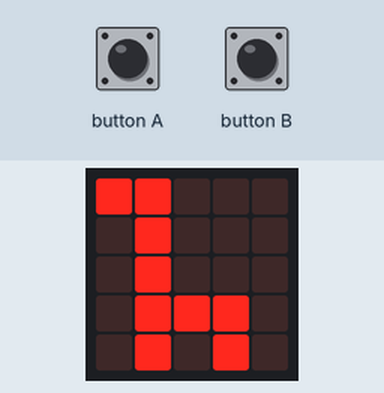
A program run on a simulated BBC micro:bit running MicroPython. Shown: the board's 5×5 LED display. The inputs (shaded band) are chosen by the test bench.

Above: at 2.2 s.
2.3 s: button A pressed for 0.15 s
At 2.7 s:
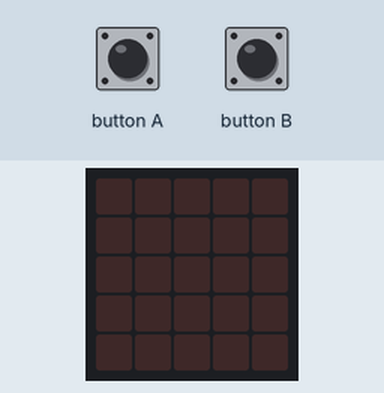
At 4.2 s:
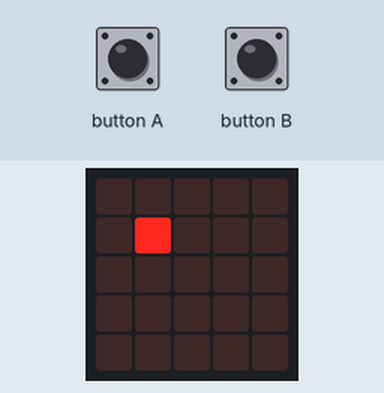
5.3 s: button B pressed for 3.2 s
At 12.2 s:
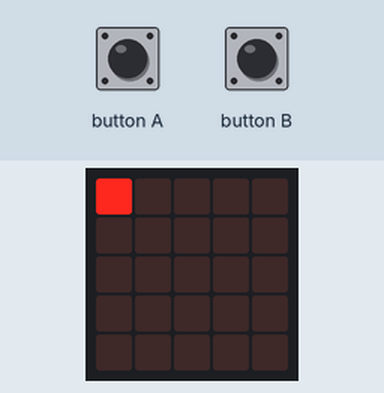
Timing chart, 0 to 13.7 s (numbered marks = the images above; inputs shaded):
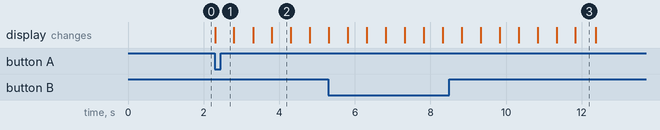

Measured:
- after the input at 2.3 s, the display: changes at once (image 1)
- what the display in image 2 shows lasts 0.5 s, from 3.8 s to 4.3 s

The program:

main.py
```python
"""
Created by: Liya G
Created on: Nov 2023
This module is a Micro:bit MicroPython program moves LED's diagonally across the microbit.
"""

from microbit import *


# variables
loop_counter = 0

# setup
display.clear()
display.show(Image.GIRAFFE)
sleep(1000)

# loop
while True:
    if button_a.is_pressed():
        # setup
        display.clear()
        loop_counter = 0

        # loop
        while loop_counter < 5:
            sleep(500)

            # show pixels x,y location
            display.set_pixel(loop_counter, loop_counter, 9)
            sleep(500)
            display.clear()

            # loop_counter goes up by 1
            loop_counter += 1

        display.show(Image.GIRAFFE)

    if button_b.is_pressed():
        # setup
        display.clear()
        loop_counter = 4

        # loop
        while loop_counter > -1:
            sleep(500)

            # show pixels x,y location
            display.set_pixel(loop_counter, loop_counter, 9)
            sleep(500)
            display.clear()

            # loop_counter goes down by 1
            loop_counter -= 1

        display.show(Image.GIRAFFE)
```
